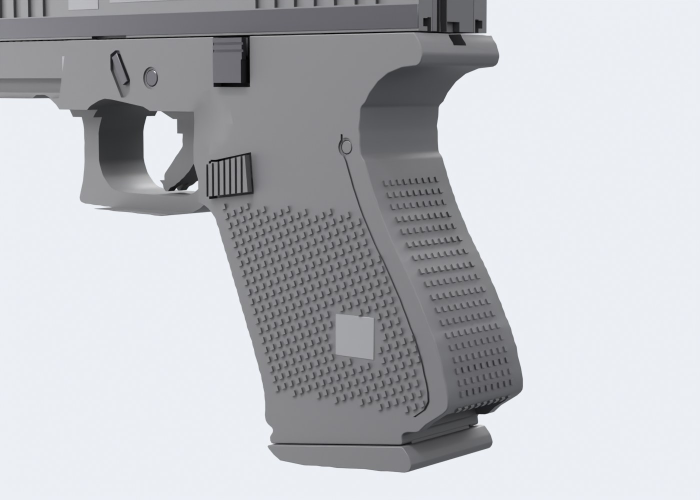
#> input picture assets/g44v/renders/closeup_grip.jpg, 1400 x 1000 px, given in place of commons-atf-mossberg-590.jpg, which was not available (shown at 1/2 size)
$ python trace_reference.py ../../../g44v/renders/closeup_grip.jpg
#> lines starting #> are read from the running program, lines starting #| are printed output that depends on the picture; after the words box and inside, x2 and y2 are one past the last pixel; in counts of white or black regions, pixels touching at a corner belong together
"""python3 model/tools/trace_reference.py  ->  model/reference_trace.json

Measures the primary profile reference (refs-local/commons-atf-mossberg-590.jpg, public domain, see
notes/REFERENCES.md) and writes numbers only. Method:
  1. Silhouette mask: luminance < 200 on the white background.
  2. Tilt: least-squares line through the barrel's top edge over its untapered front part, photo x = 820..1050
     (the rear 230 px of the barrel taper up to the chamber, so they are not used).
  3. Bore axis: midway between the barrel's top and bottom edges where both are visible (x = 990..1050).
  4. Ruler: the silhouette's extent along the bore (butt to muzzle) is the published overall length, 41 in
     (1041.4 mm). The photo cannot also satisfy the published 20 in barrel: see notes/NOTES.md, "The ruler", for
     the other rulers this photo allows, what each implies, and why this one was chosen.
  5. Every silhouette column is rotated into the gun frame (Z along the bore, + muzzle, Z = 0 at the receiver
     front face; Y up, 0 on the bore) and written as runs of covered Y, every 2 mm of Z.
"""
import json, os, sys
import numpy as np
from PIL import Image

HERE = os.path.dirname(os.path.dirname(os.path.abspath(__file__)))
SRC = os.path.join(HERE, '..', 'refs-local', 'commons-atf-mossberg-590.jpg')
X_MUZZLE, X_BREECH, X_RECV_FRONT = 1117.0, 555.0, 577.0
OAL_MM = 41 * 25.4

def load():
    a = np.asarray(Image.open(SRC).convert('L')).astype(float)
    return a, a < 200

def frame(a, mask):
    xs = np.arange(820, 1050, 5); top = [np.where(mask[:, x])[0].min() for x in xs]
    slope, icpt = np.polyfit(xs, top, 1); th = float(np.arctan(slope))
    cs = []
    for x in range(990, 1050, 4):
        c = np.where(mask[:, x])[0]; brk = np.where(np.diff(c) > 1)[0]
        cs.append((x, (c[0] + c[brk[0]]) / 2.0))           # first run = the barrel
    cs = np.array(cs); y_axis_at = lambda x: float(np.mean(cs[:, 1] - slope * cs[:, 0]) + slope * x)
    F = dict(theta=th, slope=float(slope), y_axis0=y_axis_at(0.0), mm_per_px=1.0)
    ys, xs2 = np.where(mask); u, _ = to_gun(F, xs2.astype(float), ys.astype(float))
    cnt, edges = np.histogram(u, bins=np.arange(np.floor(u.min()), np.ceil(u.max()) + 2))
    good = np.where(cnt >= 3)[0]; ext_px = float(edges[good[-1] + 1] - edges[good[0]])
    F['mm_per_px'] = OAL_MM / ext_px; F['extent_px'] = ext_px
    return F

def to_gun(F, x, y):
    """photo pixel -> (Z mm, Y mm)"""
    c, s = np.cos(F['theta']), np.sin(F['theta'])
    x0, y0 = X_RECV_FRONT, F['y_axis0'] + F['slope'] * X_RECV_FRONT
    dx, dy = x - x0, y - y0
    return (dx * c + dy * s) * F['mm_per_px'], -(-dx * s + dy * c) * F['mm_per_px']

def to_px(F, z, yy):
    c, s = np.cos(F['theta']), np.sin(F['theta'])
    x0, y0 = X_RECV_FRONT, F['y_axis0'] + F['slope'] * X_RECV_FRONT
    u, v = z / F['mm_per_px'], -yy / F['mm_per_px']
    return x0 + u * c - v * s, y0 + u * s + v * c

def gun_mask(F, mask, z0=-560.0, z1=540.0, y0=-200.0, y1=40.0, step=0.5):
    """the silhouette resampled on a gun-frame grid (rows: Y from y1 down to y0; cols: Z)"""
    zs = np.arange(z0, z1, step); ys = np.arange(y1, y0, -step)
    Z, Y = np.meshgrid(zs, ys); px, py = to_px(F, Z, Y)
    xi = np.clip(np.rint(px).astype(int), 0, mask.shape[1] - 1); yi = np.clip(np.rint(py).astype(int), 0, mask.shape[0] - 1)
    ok = (px >= 0) & (px <= mask.shape[1] - 1) & (py >= 0) & (py <= mask.shape[0] - 1)
    return zs, ys, mask[yi, xi] & ok

def runs_of(col, ys):
    idx = np.where(col)[0]
    if not len(idx): return []
    out = []; s = p = idx[0]
    for i in idx[1:]:
        if i != p + 1: out.append((s, p)); s = i
        p = i
    out.append((s, p))
    return [[round(float(ys[a]), 1), round(float(ys[b]), 1)] for a, b in out if b - a >= 2]

if __name__ == '__main__':
    a, mask = load(); F = frame(a, mask)
#> after `a, mask = load()`:
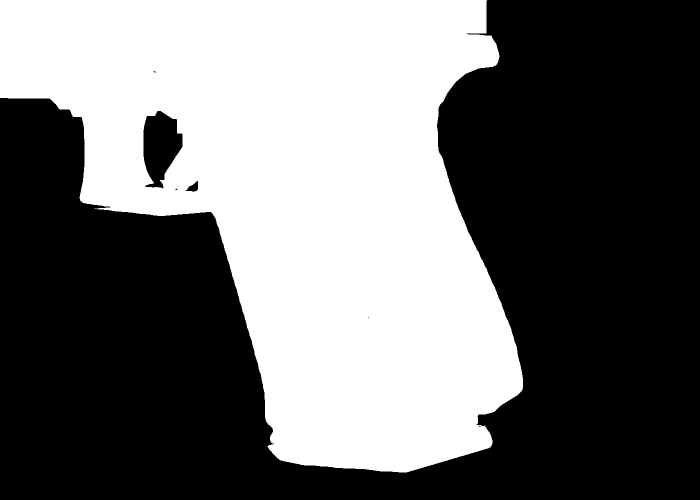
#> mask: shape (1000, 1400) bool (shown at 1/2 size); 42.7% white; 1 white region, box (x1, y1, x2, y2) and area: (0, 0, 1046, 945) 597104
#> (the run stopped early here; a loop or call above may not have finished)

$ run again, on assets/g44v/renders/closeup_port.jpg
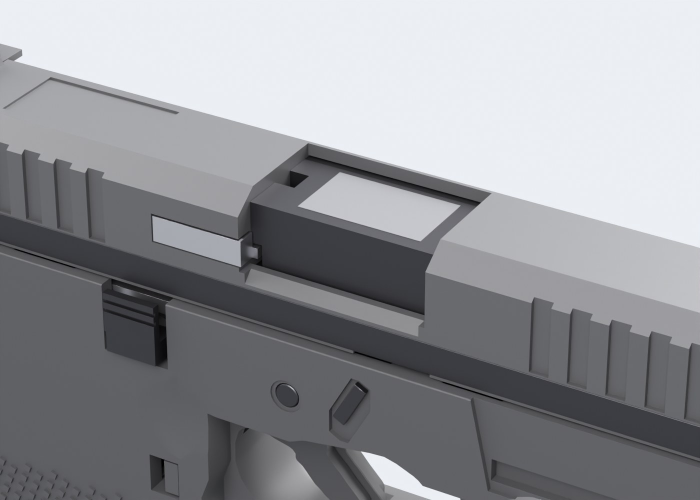
#> input picture assets/g44v/renders/closeup_port.jpg, 1400 x 1000 px, given in place of commons-atf-mossberg-590.jpg, which was not available (shown at 1/2 size)
#> `a, mask = load()`:
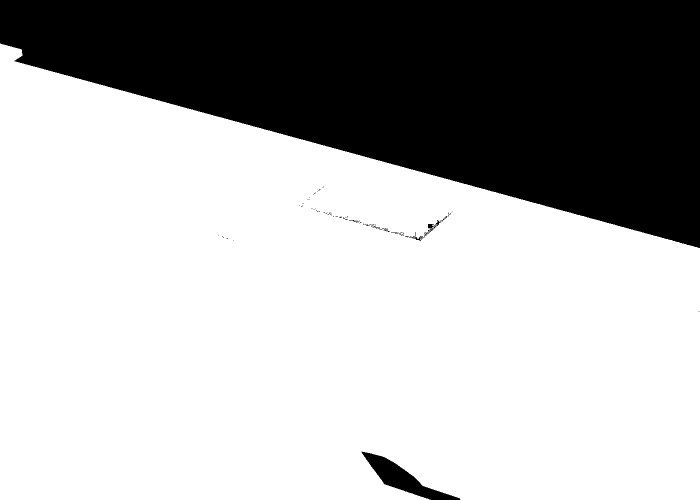
#> mask: shape (1000, 1400) bool (shown at 1/2 size); 69.1% white; 86 black regions (79 under 20 px), largest, box (x1, y1, x2, y2) and area: (0, 0, 1400, 496) 426223, (723, 903, 921, 1000) 5614, (810, 440, 882, 482) 318

$ run again, on assets/g44v/renders/closeup_slide.jpg
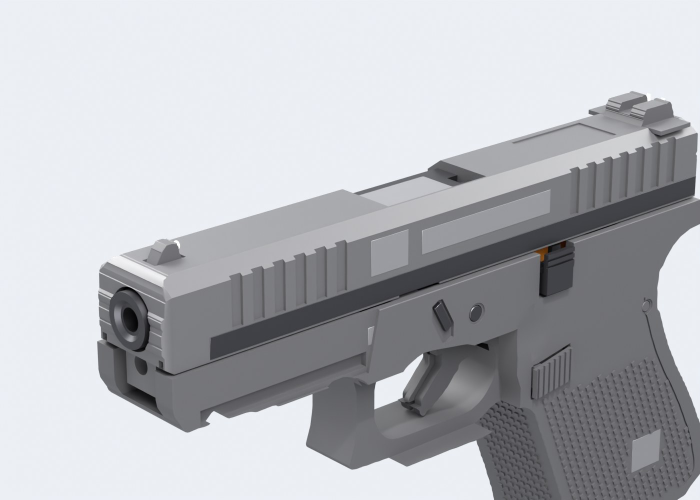
#> input picture assets/g44v/renders/closeup_slide.jpg, 1400 x 1000 px, given in place of commons-atf-mossberg-590.jpg, which was not available (shown at 1/2 size)
#> `a, mask = load()`:
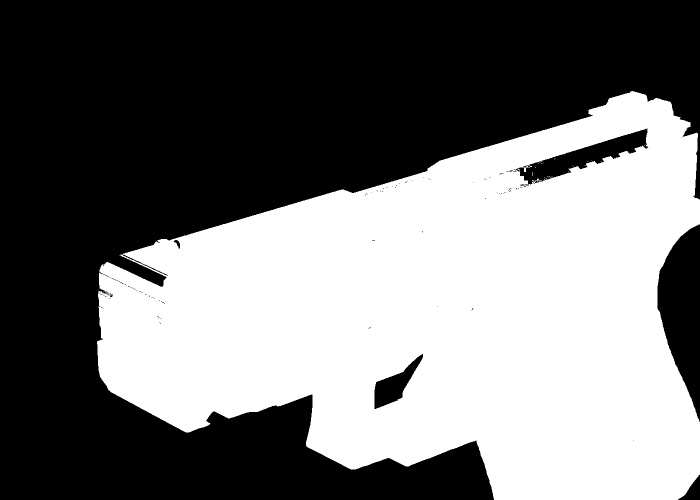
#> mask: shape (1000, 1400) bool (shown at 1/2 size); 45.6% white; 35 white regions (34 under 20 px), largest, box (x1, y1, x2, y2) and area: (194, 182, 1400, 1000) 637895
